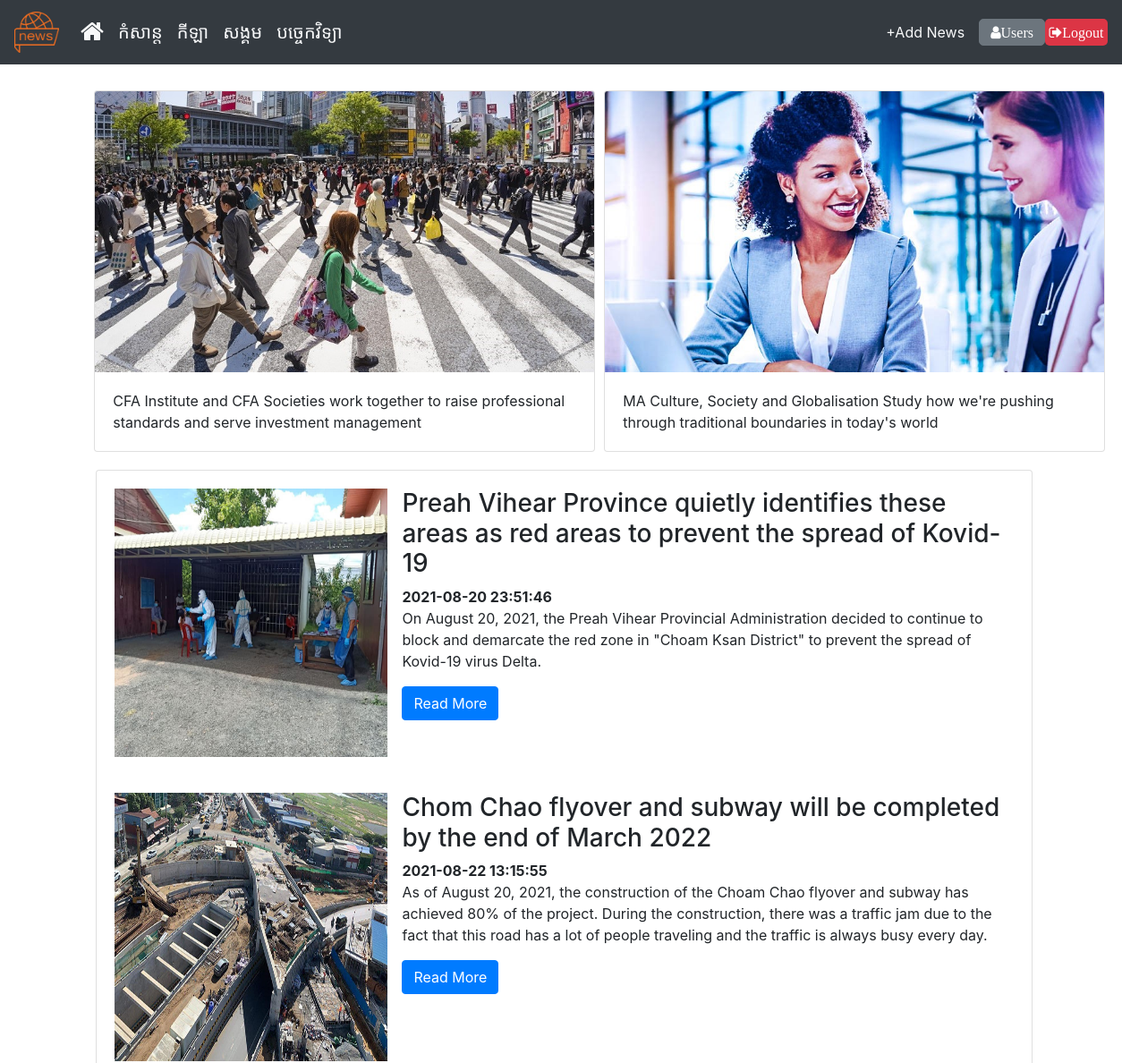
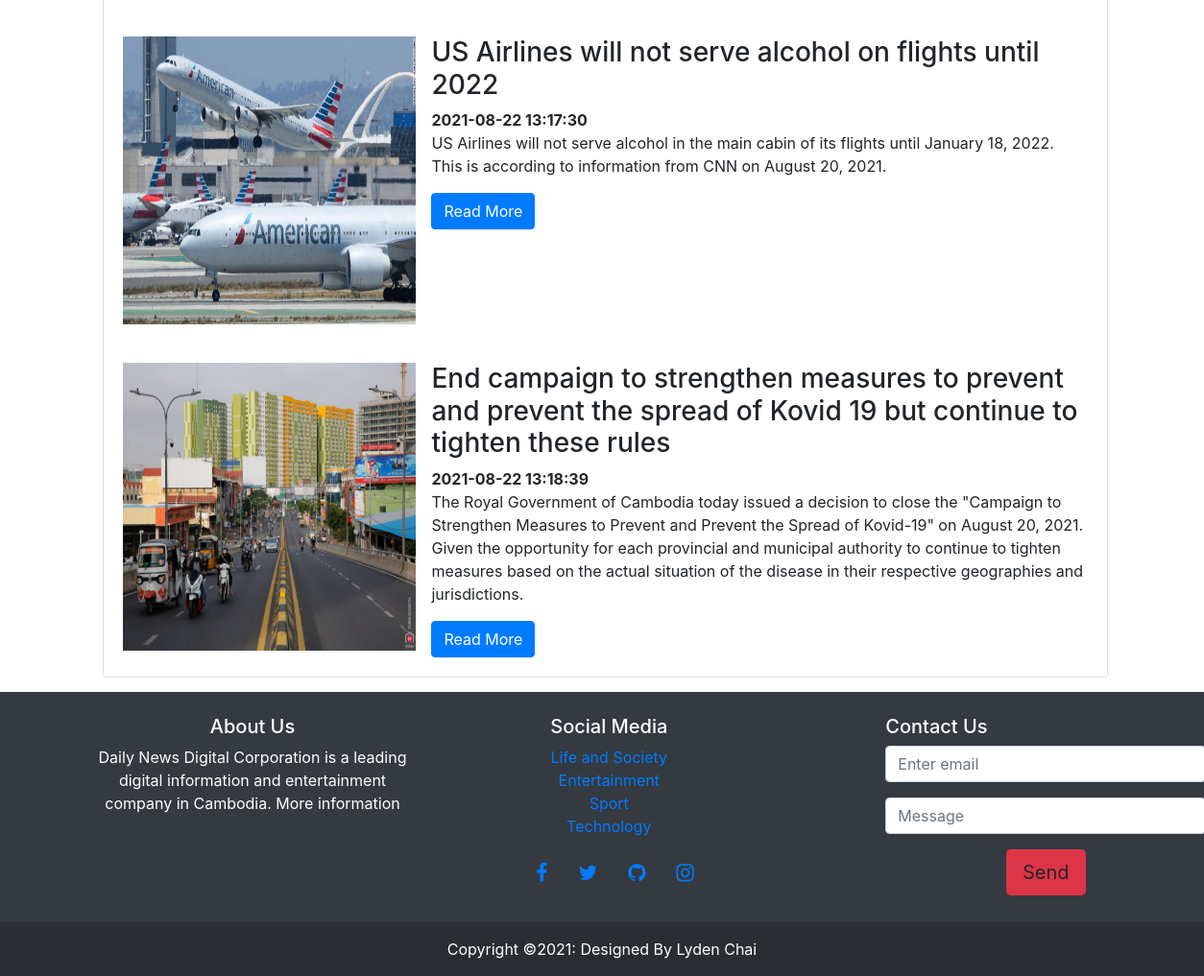
The page /index.php?page=society (signed in) on the database its author committed (2 pictures, top to bottom).
### tables this page shows
CREATE TABLE `user` (
  `userID` int(11) NOT NULL,
  `userName` varchar(100) NOT NULL,
  `role` varchar(100) NOT NULL,
  `email` varchar(100) NOT NULL,
  `password` varchar(100) NOT NULL,
  `profile` varchar(200) NOT NULL
);

CREATE TABLE `post` (
  `postID` int(11) NOT NULL,
  `title` varchar(1000) NOT NULL,
  `description` varchar(1000) NOT NULL,
  `date` datetime NOT NULL DEFAULT current_timestamp(),
  `image` varchar(500) NOT NULL,
  `userID` int(11) NOT NULL,
  `categoryID` int(11) NOT NULL
);

### inc/database.php (called while the page is built, shortened)
<?php
    function database() {
        return new mysqli('localhost', 'root', '', 'PHP_Project');
    }
    function selectAllUser() {
        return database()->query("SELECT * FROM user");
    }
    function society(){
        return database()->query("SELECT * FROM post WHERE categoryID = '3'");
    }
    function readMore($text, $number){
        return substr($text, 0, $number);
    }
?>

### pages/society.php (the view)
<br>
<div>
    <div class="d-flex" style="align-items: center; margin-left: 8%; ">
        <div class="card" style="width: 35rem; margin: 5px;">
            <img class="card-img-top" src="assets/images/society/1.jpg" alt="Card image cap">
            <div class="card-body">
                <p class="card-text">CFA Institute and CFA Societies work together to raise professional standards and serve investment management </p>
            </div>
        </div>
        <div class="card" style="width: 35rem; margin: 5px;">
            <img class="card-img-top" src="assets/images/society/2.jpg" alt="Card image cap">
            <div class="card-body">
                <p class="card-text">MA Culture, Society and Globalisation Study how we're pushing through traditional boundaries in today's world</p>
            </div>
        </div>
    </div>
</div>
<div class="card" style="margin:15px; width: 83.5%; margin-left: 8.5%">
    <?php
        include_once('inc/database.php');
        $society = society();
        foreach( $society as $data):
            $description = readMore($data['description'], 20000);
    ?>
    <div class="card-body">
        <div class="d-flex">
            <div class="card-image mr-3"  style="width: 450px; height: auto; box-sizing: border-box;">
                <img class="img-fluid" style="width: 100%; height: 300px;"src="uploadImg/<?= $data['image']?>" alt="">
            </div>
            <div class="info" style="height:auto; width: 100%; box-sizing: border-box;">
                <h3><?= $data['title']?></h3>
                <strong><?= $data['date']?></strong>
                <p style="box-sizing: content-box;"><?=$description?></p>
                <a href="read/detail.php?id=<?=$data['postID']?>" class="btn btn-primary ">Read More</a>
            </div>
        </div>
    </div>
    <?php endforeach; ?>
</div>

### partial/navbar.php (shortened to what this page needs)
<?php
  require_once('inc/database.php');
  $users = selectAllUser();
  foreach($users as $user):
    if($user['userName'] == $_SESSION['name']):
?>
<nav class="navbar navbar-expand-lg navbar-light bg-dark position-sticky sticky-top">
  <a class="navbar-brand" href="#">
    <img src="assets/images/182-1827833_news-logo-png-logo-news-clipart.png" alt="Logo" style="width:50px;">
  </a>
  <div class="collapse navbar-collapse" id="navbarSupportedContent">
    <ul class="navbar-nav mr-auto">
    <li class="nav-item active">
        <a class="nav-link text-light" href="?page=home"><i class="fa fa-home" style="font-size:28px"></i><span class="sr-only">(current)</span></a>
      </li>
      <li class="nav-item">
        <a class="nav-link text-light" href="?page=entertainment" style="font-size:20px">កំសាន្ត</a>
      </li>
      <li class="nav-item">
        <a class="nav-link text-light" href="?page=sport" style="font-size:20px">កីឡា</a>
      </li>
      <li class="nav-item">
        <a class="nav-link text-light" href="?page=society" style="font-size:20px">សង្គម</a>
      </li>
      <li class="nav-item">
        <a class="nav-link text-light" href="?page=technology" style="font-size:20px">បច្ចេកវិទ្យា</a>
      </li>
    </ul>
    <form class="form-inline my-2 my-lg-0">
      <?php if($user['role'] == "Admin"): ?>
      <a class="nav-link text-light" href="?page=admin">+Add News</a>
      <a href="?page=user"><i class="btn btn-secondary w-100 fa fa-user" style="height: 30px; width: 70px;display: flex; text-align: center; align-items: center; justify-content: center; border-radius: 5px; text-decoration: none;">Users</i></a>
      <?php endif; ?>
      <a href="https://localhost/PHP_Project"><i class="fa fa-sign-out btn-danger" style="height: 30px; width: 70px;display: flex; text-align: center; align-items: center; justify-content: center; border-radius: 5px; text-decoration: none; ">Logout</i></a>
    </form>
  </div>
</nav>
<?php
  endif;
  endforeach;
?>

### rows shown on the page
user: role "+Add News"
post: image (picture), title "Preah Vihear Province quietly identifies these areas as red areas to prevent the spread of Kovid-19", date "2021-08-20 23:51:46", description "On August 20, 2021, the Preah Vihear Provincial Administration decided to continue to block and demarcate the red zone in \"Choam Ksan District\" to prevent the spread of Kovid-19 virus Delta."
post: image (picture), title "Chom Chao flyover and subway will be completed by the end of March 2022", date "2021-08-22 13:15:55", description "As of August 20, 2021, the construction of the Choam Chao flyover and subway has achieved 80% of the project. During the construction, there was a traffic jam due to the fact that this road has a lot of people traveling and the traffic is always busy every day."
post: image (picture), title "US Airlines will not serve alcohol on flights until 2022", date "2021-08-22 13:17:30", description "US Airlines will not serve alcohol in the main cabin of its flights until January 18, 2022. This is according to information from CNN on August 20, 2021."
post: image (picture), title "End campaign to strengthen measures to prevent and prevent the spread of Kovid 19 but continue to tighten these rules", date "2021-08-22 13:18:39", description "The Royal Government of Cambodia today issued a decision to close the \"Campaign to Strengthen Measures to Prevent and Prevent the Spread of Kovid-19\" on August 20, 2021. Given the opportunity for each provincial and municipal authority to continue to tighten measures based on the actual situation of the disease in their respective geographies and jurisdictions."
